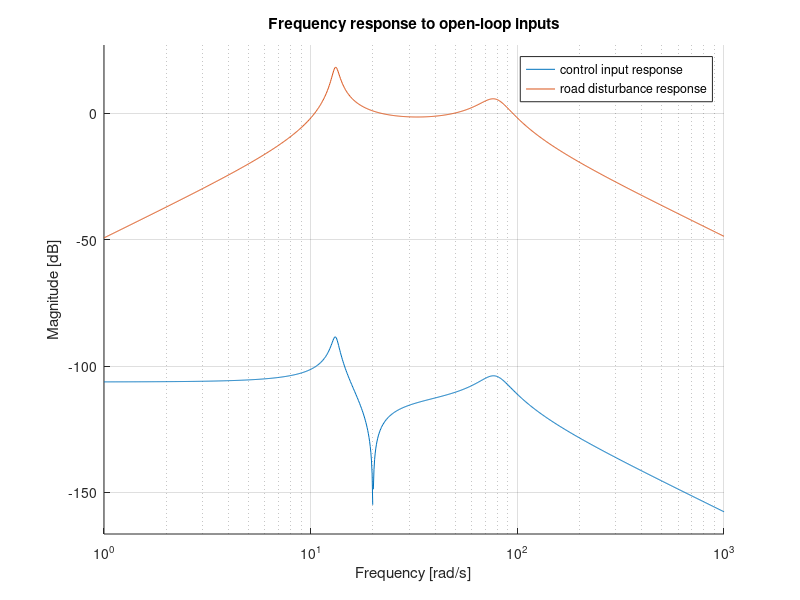

The MATLAB script that drew this image: (Note: this script raises an error after producing the figure.)

clear all
close all
clc

% Constants
lb2kg = 1/2.2; % conversion from lbs to kg

% Vehicle Profile
M = 2825.6;          % vehicle curb weight in (kg)
M_fsus = 47.18;      % front suspension unsprung mass (minus tire/wheel) (kg)
M_rsus = 51.03;      % rear suspension unsprung mass (minus tire/wheel) (kg)
M_whl = 39;          % tire/wheel mass (kg)
MR_f = 0.6;          % front spring motion ratio
MR_r = 1;            % rear spring motion ratio
Kf = 123510/MR_f;    % front spring rate (N/m)
Kr = 58620/MR_r;     % rear spring rate (N/m)
Bf = 1200/MR_f;     % rear approximated damping rate (N-s/m)
Br = 1150/MR_r;     % rear approximated damping rate (N-s/m)
Kt = 317400;         % tire spring rate (N/m)
Bt = 0;              % tire damping rate (N-s/m)


% model front 1/4 car
m1 = M/4;                % 1/4 bus body mass                      (kg)
m2 = M_fsus+M_whl  ;     % suspension mass                        (kg)
k1 = Kf;                 % spring constant of suspension system   (N/m)
k2 = Kt;                 % spring constant of wheel and tire      (N/m)
b1 = Bf;                 % damping constant of suspension system  (N.s/m)
b2 = Bt;                 % damping constant of wheel and tire     (N.s/m)
%U                      %control force

s = tf('s');
delta = ((m1*s^2+b1*s+k1)*(m2*s^2+(b1+b2)*s+(k1+k2))-(b1*s+k1)*(b1*s+k1));

G_u = ((m1+m2)*s^2+b2*2+k2)/delta; %control input transfer function
G_w = (-m1*b2*s^3+m1*k2*s^2)/delta; %disturbance input transfer function

%% Plot transfer function characteristics
figure()
% step(G_u)


figure()
% step(G_w)


figure()
hold on;
bodemag(G_u)
bodemag(G_w)
title('Frequency response to open-loop inputs')
legend('control input response','road disturbance response')

%% open-loop state-space model
% inputs: U (active forcer), W (road profile)
% states:
% x(0) = position of sprung mass (body)
% x(1) = velocity of sprung mass (body)
% x(2) = position of unsprung mass (wheel)
% x(3) = velocity of unsprung mass (wheel)
A=[0 1   0  0
  -k1/m1 -b1/m1 k1/m1 b1/m1
   0 0 0 1
   (b1+k1)/m2 0 -(k1+k2)/m2 -(b1+b2)/m2];

B=[0 0 
   1/m1 0
   0 0
   -1/m2 (b2+k2)/m2];

C=[1 0 0 0
   0 0 1 0];

D=[0 0
   0 0];
x0 = [0 0 0 0]; % initial conditions of state variables
sys=ss(A,B,C,D);

% plot open-loop poles
% figure()
% p = eig(A)
% plot(real(p), imag(p), 'r*'); % plot poles of open-loop system
% title('Open-loop System Poles')

dist = 1000;            % meters test distance
dx = 0.1;               % meters distance increment
spd_kph = 60            % kilometers per hour test speed
wlen = dist/dx;         % calculate length of road vector
w = func_roadElevationProfile(6, dist,dx,'figure',false,'fignum',6); %road profile vector
u = zeros(1,numel(w));  % create empty input vector
input = [u; w];

spd_mps = spd_kph/3.6;  % convert nominal steady-state speed of simulation to meters/sec
t_end = dist/spd_mps;   % final time value
dt = t_end/size(w,2);   % calculate time step increment
t = 0:dt:dist/spd_mps;  % create time vector
t = t(1:end-1);         % clip time vector size to match road profile vector
y = lsim(sys,input,t,x0);  % simulate system

%% animate model simulation
addpath("qcar_animation")
z0 = w; % road elevation
z1 = y(:,2);              % wheel cm position
z2 = y(:,1);          % sprung mass position
zmf = 5;              % exaggerate response for better visualization
umf = 1;              % road scaling factor
road_z = w;
road_x = 0:dx:dist;
for i=1:length(t)
    plotsusp([z0(i), z1(i)*zmf, z2(i)*zmf, t(i)],road_x,road_z,road_x(i),umf);
    refresh
end

%% plot FFT of qcar response to road input

figure(7)
hold on;
[freq, amp, phase] = simpleFFT(y,dt);
plot(freq, amp);
title('FFT frequency profile of unsprung mass acceleration')

%% launch VDV calculation app
cd 'vibrationdata_9_23_2021'
data = [t' y] %use this to calculate VDV w/ settings:
% m/sec^2, no mean removal, Wk z-axis weighting, no segmentation
% start time = 0, end time = t(end)
run('vibrationdata.m')



